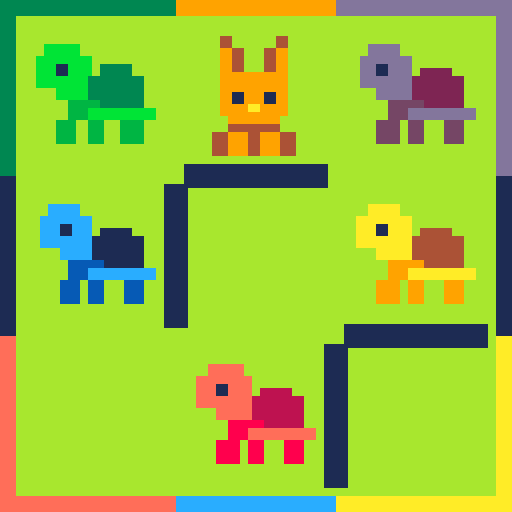
#> input picture TurtlesAndHare/concept-4x.png, 512 x 512 px, given in place of animals.png, which was not available
$ python concept.py
#> lines starting #> are read from the running program, lines starting #| are printed output that depends on the picture
"""Render light-grass and black-field 128x128 board concepts.

Run with: python3 concept.py
The animals are downsized directly from the supplied image.png artwork.
"""

from pathlib import Path
import sys

try:
    from PIL import Image, ImageDraw
except ImportError:
    sys.path.insert(0, str(Path(__file__).resolve().parents[2] / "boxart" / ".deps"))
    from PIL import Image, ImageDraw


HERE = Path(__file__).resolve().parent
PALETTE = [
    "#000000", "#1d2b53", "#7e2553", "#008751",
    "#ab5236", "#5f574f", "#c2c3c7", "#fff1e8",
    "#ff004d", "#ffa300", "#ffec27", "#00e436",
    "#29adff", "#83769c", "#ff77a8", "#ffccaa",
    "#a8e72e",  # extended PICO-8 color 138, available with pal(11,138,1)
    "#00b543",  # 139 jade
    "#065ab5",  # 140 royal blue
    "#754665",  # 141 mauve
    "#ff6e59",  # 142 coral
    "#be1250",  # 136 burgundy
]
C = [tuple(bytes.fromhex(value[1:])) for value in PALETTE]
EDGE = 4
CELL = 40
FENCE_WIDTH = 6


def rect(draw, box, color):
    draw.rectangle(box, fill=C[color])


def fence(draw, orientation, boundary, start, width):
    """A fence is centered on a cell boundary, spanning 36 pixels."""
    if orientation == "h":
        x0, x1 = start + 2, start + CELL - 3
        y0 = boundary - width // 2
        rect(draw, (x0, y0, x1, y0 + width - 1), 1)
    else:
        y0, y1 = start + 2, start + CELL - 3
        x0 = boundary - width // 2
        rect(draw, (x0, y0, x0 + width - 1, y1), 1)


def cursor(draw, col, row):
    """A 32x32 corner-only selection frame inside a 40x40 space."""
    x0 = EDGE + col * CELL + 4
    y0 = EDGE + row * CELL + 4
    x1, y1 = x0 + 31, y0 + 31
    # Five-pixel arms, two pixels thick; the center and most edges stay open.
    for x, sx in ((x0, 1), (x1, -1)):
        for y, sy in ((y0, 1), (y1, -1)):
            rect(draw, (min(x, x + sx * 4), min(y, y + sy),
                        max(x, x + sx * 4), max(y, y + sy)), 1)
            rect(draw, (min(x, x + sx), min(y, y + sy * 4),
                        max(x, x + sx), max(y, y + sy * 4)), 1)


def render(background, filename, selected=None):
#> called with background = 16, filename = 'concept-128.png'
    image = Image.new("RGB", (128, 128), C[background])
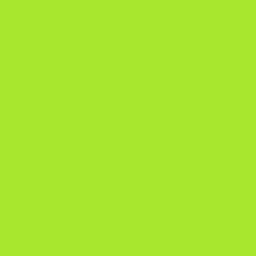
#> image: PIL image 128x128 RGB (shown 2 times larger); mean R, G, B 168, 231, 46
    d = ImageDraw.Draw(image)

    # Four-pixel food sections on a dark-blue rim.
    rect(d, (0, 0, 127, 127), 1)
    rect(d, (EDGE, EDGE, 123, 123), background)
    food_edges = (
        (3, (0, 0, 43, 3)), (3, (0, 4, 3, 43)),       # green
        (9, (44, 0, 83, 3)),                           # orange
        (13, (84, 0, 127, 3)), (13, (124, 4, 127, 43)), # purple
        (8, (0, 84, 3, 127)), (8, (4, 124, 43, 127)), # red
        (12, (44, 124, 83, 127)),                       # blue
        (10, (84, 124, 127, 127)),
        (10, (124, 84, 127, 123)),                     # yellow
    )
    for color, box in food_edges:
        rect(d, box, color)

    # The first photo's broad fence arrangement, now uniformly six pixels wide.
    fence(d, "h", 44, 44, FENCE_WIDTH)  # top center / middle center
    fence(d, "v", 44, 44, FENCE_WIDTH)  # middle left / middle center
    fence(d, "h", 84, 84, FENCE_WIDTH)  # middle right / bottom right
    fence(d, "v", 84, 84, FENCE_WIDTH)  # bottom center / bottom right

    # Reference sprites are 32x32 slots with transparent padding.
    sheet = Image.open(HERE / "animals.png").convert("RGBA")
    for slot, col, row in (
        (0, 0, 0), (4, 2, 0), (1, 0, 1),
        (3, 2, 1), (2, 1, 2), (5, 1, 0),
    ):
        sprite = sheet.crop((slot * 32, 0, (slot + 1) * 32, 32))
        image.paste(sprite, (EDGE + col * CELL + 4, EDGE + row * CELL + 4), sprite)
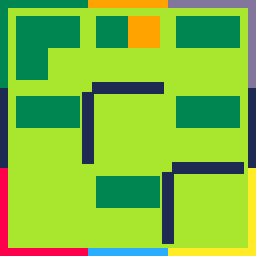
#> image: PIL image 128x128 RGB (shown 2 times larger); mean R, G, B 126.8, 188.2, 59.6
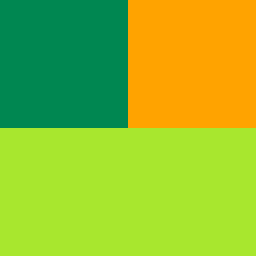
#> sprite: PIL image 32x32 RGBA (shown 8 times larger); mean R, G, B, A 147.8, 190, 43.2, 255
    if selected is not None:
        cursor(d, *selected)

    image.save(HERE / filename)
    image.resize((512, 512), Image.Resampling.NEAREST).save(
        HERE / filename.replace("-128", "-4x"))
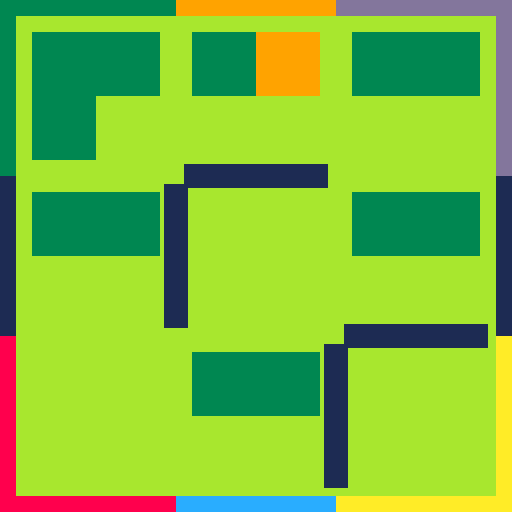
#> saved as concept-4x.png: PIL image 512x512 RGB; mean R, G, B 126.8, 188.2, 59.6


def main():
    render(16, "concept-128.png")
    render(0, "concept-black-128.png")
#> call 2 of render, with background = 0, filename = 'concept-black-128.png'
#> in render (call 2), `image = Image.new("RGB", (128, 128), C[background])`: image: PIL image 128x128 RGB; every value is 0
#> after the loop in render (call 2), `for slot, col, row in (`:
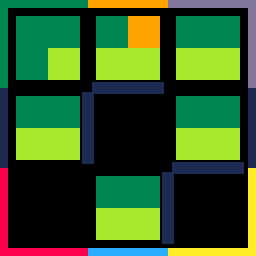
#> image: PIL image 128x128 RGB (shown 2 times larger); mean R, G, B 51, 84, 38.8
    render(16, "concept-cursor-128.png", selected=(0, 0))
#> call 3 of render, with background = 16, filename = 'concept-cursor-128.png', selected = (0, 0)
#> in render (call 3), `image.save(HERE / filename)`:
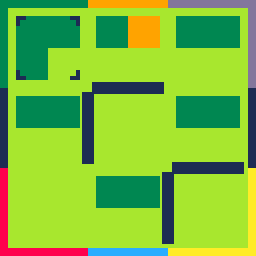
#> saved as concept-cursor-128.png: PIL image 128x128 RGB (shown 2 times larger); mean R, G, B 126.8, 187.8, 59.6
#> in render (call 3), `image.resize((512, 512), Image.Resampling.NEAREST).save( HERE / filena..`:
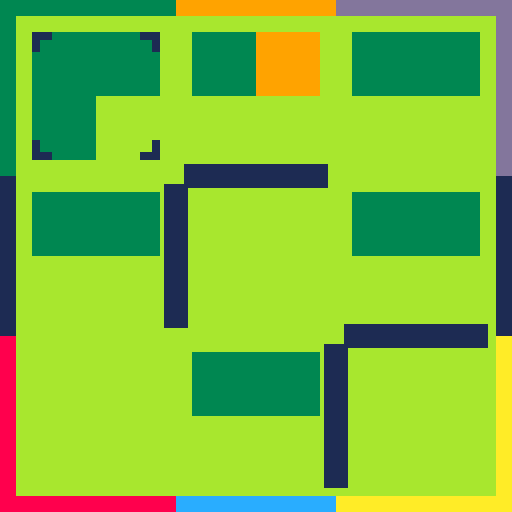
#> saved as concept-cursor-4x.png: PIL image 512x512 RGB; mean R, G, B 126.8, 187.8, 59.6


if __name__ == "__main__":
    main()
